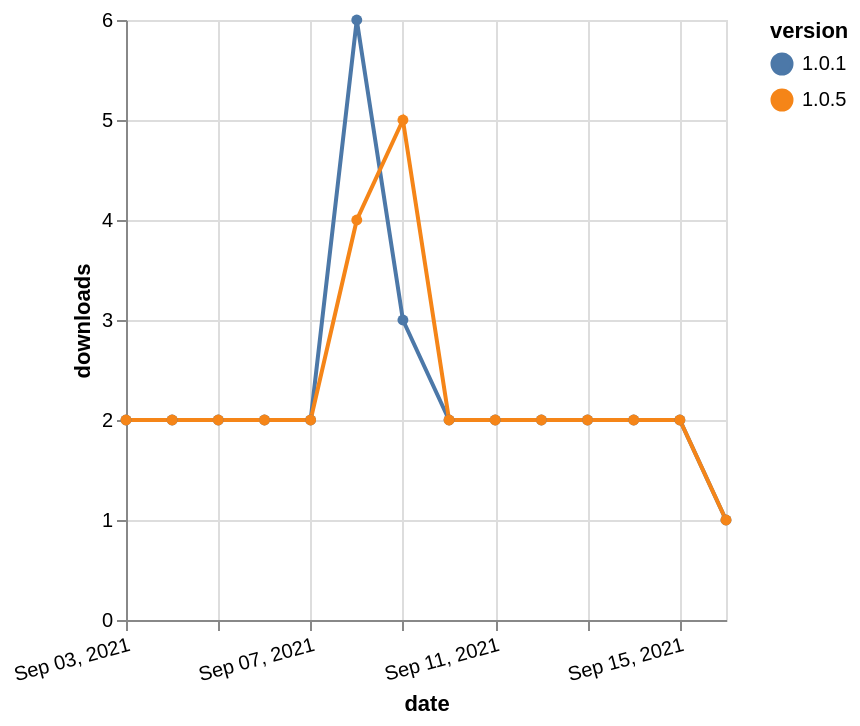

Here is the Vega-Lite specification saved for this chart:
### Vega-Lite specification from a JSON file in a GitHub repository (floating-point values rounded to 4 significant figures)
{"$schema": "https://vega.github.io/schema/vega-lite/v5.json", "description": "A simple bar chart with embedded data.", "data": {"values": [{"date": "2021-09-03", "total": 6769, "delta": 2, "version": "1.0.1"}, {"date": "2021-09-04", "total": 6771, "delta": 2, "version": "1.0.1"}, {"date": "2021-09-05", "total": 6773, "delta": 2, "version": "1.0.1"}, {"date": "2021-09-06", "total": 6775, "delta": 2, "version": "1.0.1"}, {"date": "2021-09-07", "total": 6777, "delta": 2, "version": "1.0.1"}, {"date": "2021-09-08", "total": 6783, "delta": 6, "version": "1.0.1"}, {"date": "2021-09-09", "total": 6786, "delta": 3, "version": "1.0.1"}, {"date": "2021-09-10", "total": 6788, "delta": 2, "version": "1.0.1"}, {"date": "2021-09-11", "total": 6790, "delta": 2, "version": "1.0.1"}, {"date": "2021-09-12", "total": 6792, "delta": 2, "version": "1.0.1"}, {"date": "2021-09-13", "total": 6794, "delta": 2, "version": "1.0.1"}, {"date": "2021-09-14", "total": 6796, "delta": 2, "version": "1.0.1"}, {"date": "2021-09-15", "total": 6798, "delta": 2, "version": "1.0.1"}, {"date": "2021-09-16", "total": 6799, "delta": 1, "version": "1.0.1"}, {"date": "2021-09-03", "total": 3459, "delta": 2, "version": "1.0.5"}, {"date": "2021-09-04", "total": 3461, "delta": 2, "version": "1.0.5"}, {"date": "2021-09-05", "total": 3463, "delta": 2, "version": "1.0.5"}, {"date": "2021-09-06", "total": 3465, "delta": 2, "version": "1.0.5"}, {"date": "2021-09-07", "total": 3467, "delta": 2, "version": "1.0.5"}, {"date": "2021-09-08", "total": 3471, "delta": 4, "version": "1.0.5"}, {"date": "2021-09-09", "total": 3476, "delta": 5, "version": "1.0.5"}, {"date": "2021-09-10", "total": 3478, "delta": 2, "version": "1.0.5"}, {"date": "2021-09-11", "total": 3480, "delta": 2, "version": "1.0.5"}, {"date": "2021-09-12", "total": 3482, "delta": 2, "version": "1.0.5"}, {"date": "2021-09-13", "total": 3484, "delta": 2, "version": "1.0.5"}, {"date": "2021-09-14", "total": 3486, "delta": 2, "version": "1.0.5"}, {"date": "2021-09-15", "total": 3488, "delta": 2, "version": "1.0.5"}, {"date": "2021-09-16", "total": 3489, "delta": 1, "version": "1.0.5"}]}, "width": "container", "mark": {"type": "line", "point": {"filled": true}}, "encoding": {"x": {"field": "date", "type": "temporal", "timeUnit": "yearmonthdate", "title": "date", "axis": {"labelAngle": -15}}, "y": {"field": "delta", "type": "quantitative", "title": "downloads"}, "color": {"field": "version", "type": "nominal"}, "tooltip": {"field": "delta"}}}
